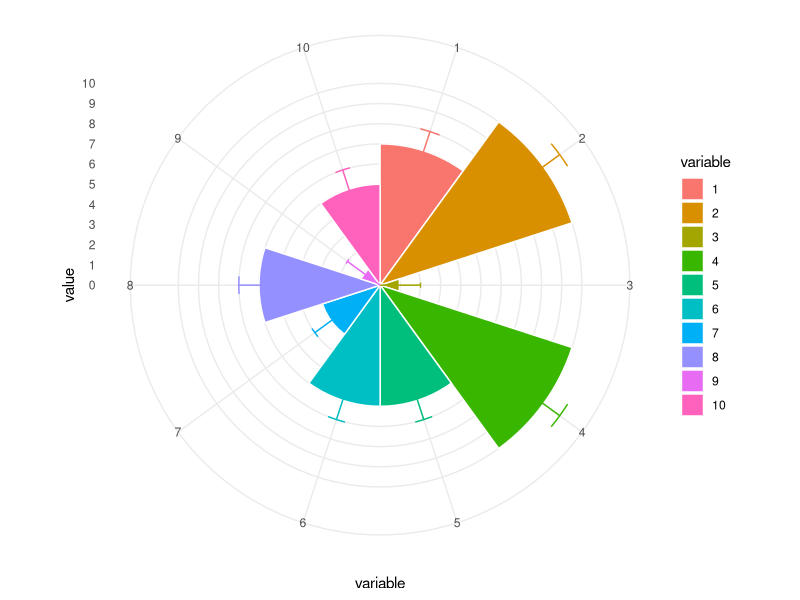
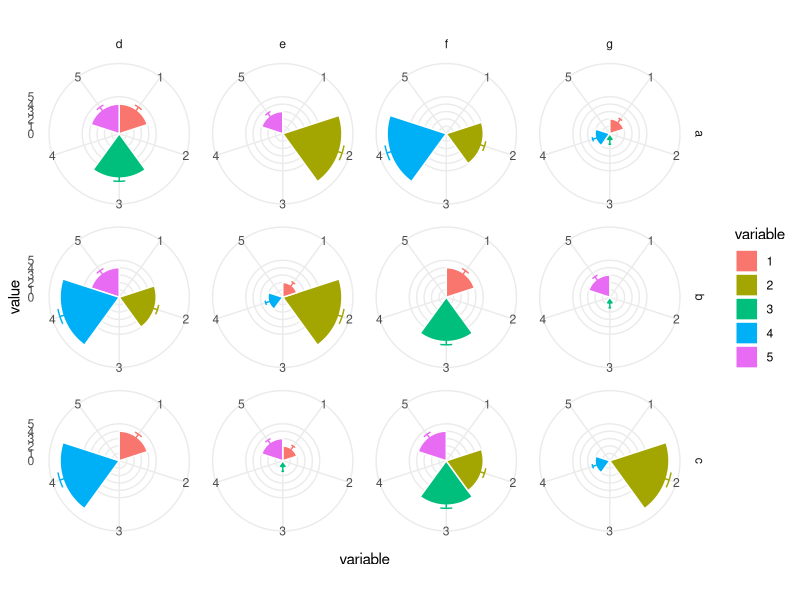
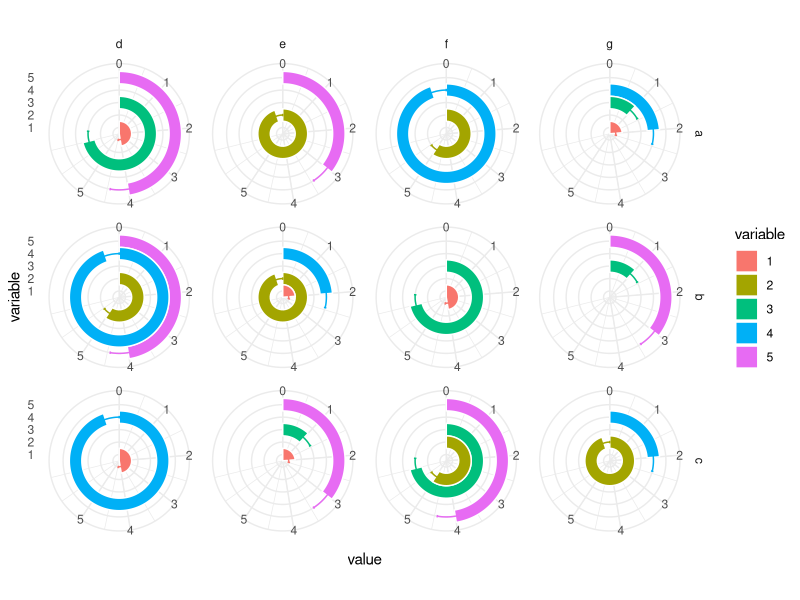
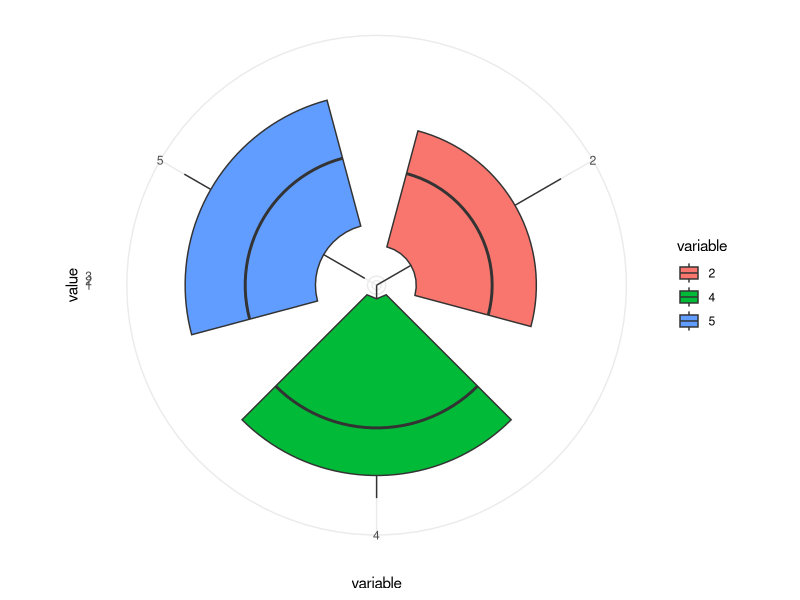
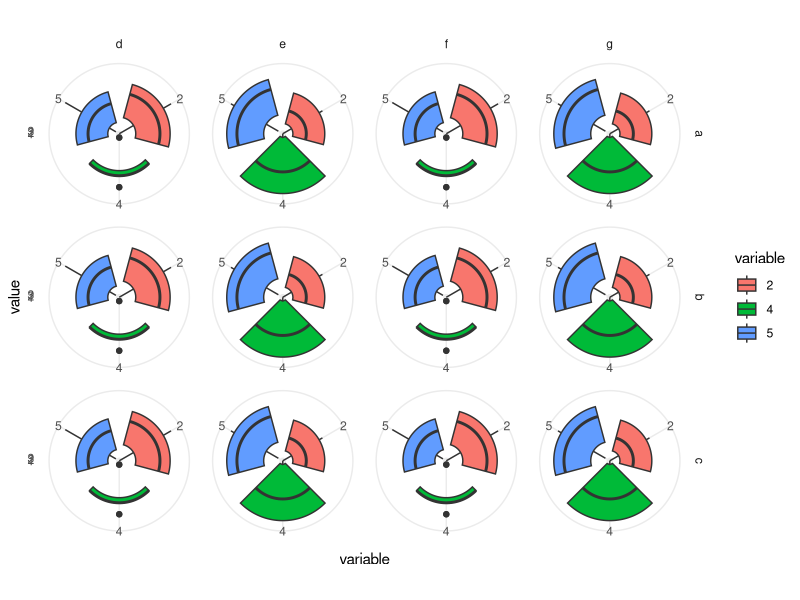
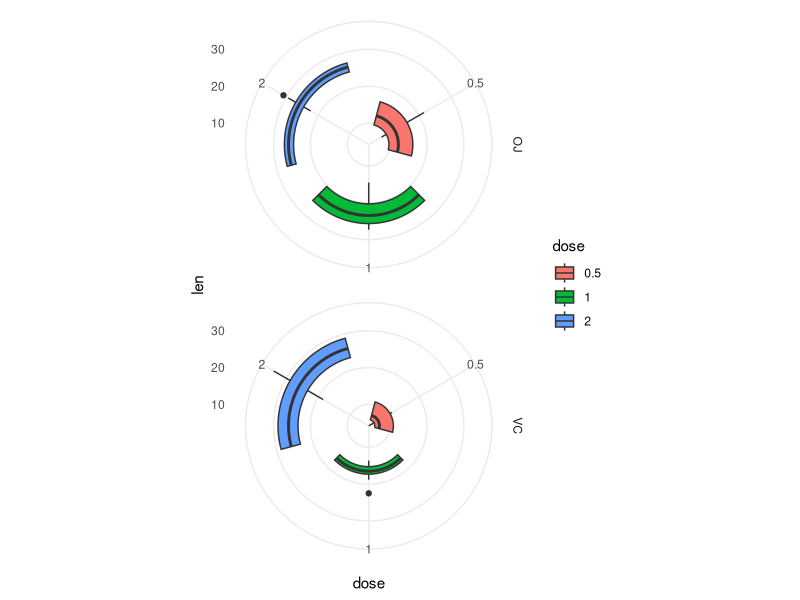
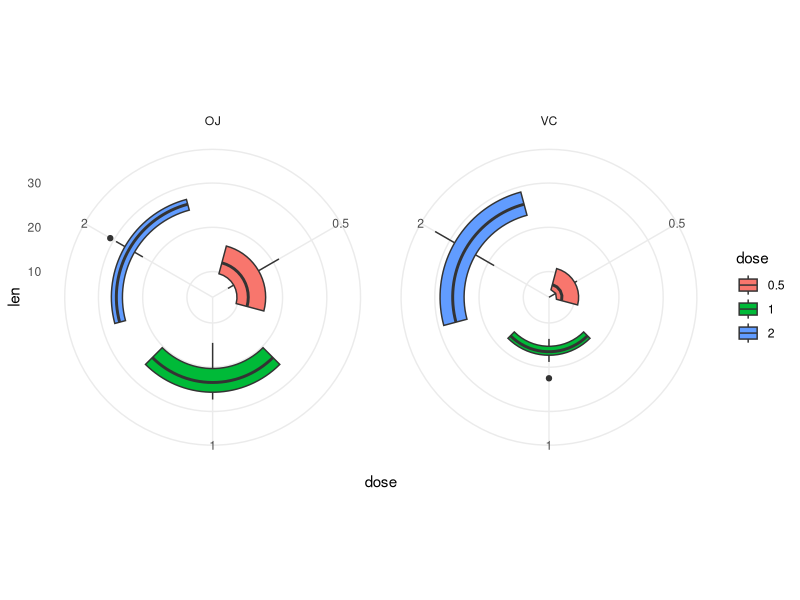
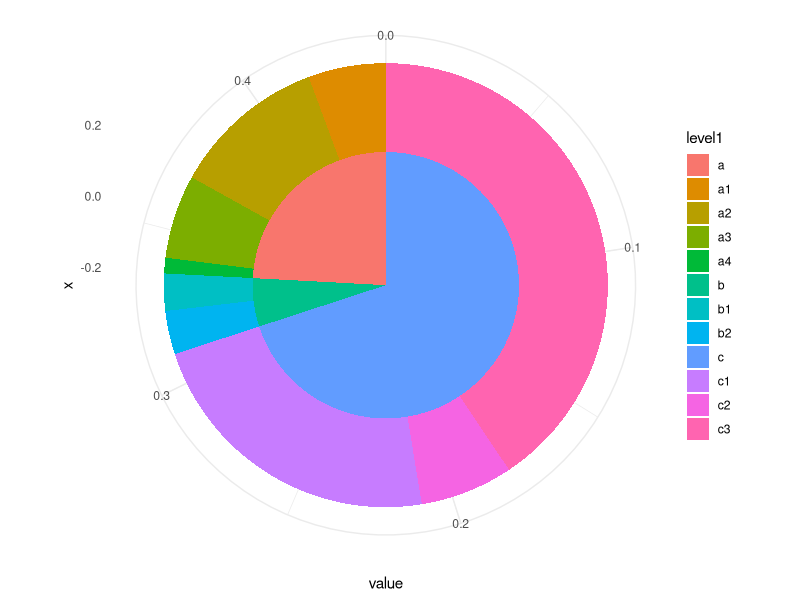

These figures' R source, in order:
## ---- chunk 1
knitr::opts_chunk$set(echo = TRUE)

library(dplyr)
library(ggplot2)
library(ggridges)
library(plyr)
library(reshape)
library(tidyverse) #tidyverse includes a number of useful packages
## ---- chunk 2
DF <- data.frame(variable = as.factor(1:10),
                 value = sample(10, replace = TRUE))
## ---- chunk 3
se <- function(x) sqrt(var(x)/length(x)) 
## ---- chunk 4
ggplot(DF, aes(variable, value, fill = variable)) +
  geom_bar(width = 1, stat = "identity", color = "white") +
  geom_errorbar(aes(ymin = value - se(DF$value), 
                    ymax = value + se(DF$value), 
                    color = variable), 
                width = .2) + 
  scale_y_continuous(breaks = 0:nlevels(DF$variable)) +
  theme_minimal() +
  coord_polar()
## ---- chunk 5
DF2 <- data.frame(name = rep(letters[1:3], length.out = 30),
                 variable = as.factor(1:5),
                 factor_variable = rep(letters[4:7], length.out = 30),
                 value = sample(10, replace = TRUE))
## ---- chunk 6
multi_plot <- ggplot(DF2, aes(variable, value, fill = variable)) +
  geom_bar(width = 1, stat = "identity", color = "white") +
  geom_errorbar(aes(ymin = value - se(DF2$value), 
                    ymax = value + se(DF2$value), 
                    color = variable), 
                width = .2) + 
  scale_y_continuous(breaks = 0:nlevels(DF2$variable)) +
  theme_minimal() +
  coord_polar()
## ---- chunk 7
# Rows are name and columns are factor_variable
multi_plot + facet_grid(name ~ factor_variable)
## ---- chunk 8
# Rows are name and columns are factor_variable
multi_plot +
  coord_polar(theta="y")+ 
  facet_grid(name ~ factor_variable)
## ---- chunk 9
DF3 <- data.frame(name = rep(letters[1:3], length.out = 600),
                  variable = as.factor(sample(5, replace = TRUE)),
                  factor_variable = rep(letters[4:7], length.out = 600),
                  variable3 = rep(letters[8:16], length.out = 600),
                  value = sample(50, replace = TRUE))
## ---- chunk 10
multi_plot <- ggplot(data = DF3, aes(x=variable, y=value, fill=variable)) +
  geom_boxplot() +
  scale_y_continuous(breaks = 0:nlevels(DF3$variable)) +
  theme_minimal() +
  coord_polar()

#call the plot
multi_plot
## ---- chunk 11
multi_plot + facet_grid(name ~ factor_variable)
## ---- chunk 12
ToothGrowth$dose <- as.factor(ToothGrowth$dose)
DF4 <- ToothGrowth
head(DF4)
## ---- chunk 13
box_plot <- ggplot(DF4, aes(x=dose, y=len, group=dose)) + 
  geom_boxplot(aes(fill=dose)) +
  theme_minimal()+
  coord_polar()
## ---- chunk 14
# 
box_plot + facet_grid(supp ~ .)
## ---- chunk 15
box_plot + facet_grid(. ~ supp)
## ---- chunk 16
DF5 <- data.frame(
  'level1'=c('a', 'a', 'a', 'a', 'b', 'b', 'c', 'c', 'c'), 
  'level2'=c('a1', 'a2', 'a3', 'a4', 'b1', 'b2', 'c1', 'c2', 'c3'), 
  'value'=c(.025, .05, .027, .005, .012, .014, .1, .03, .18))
## ---- chunk 17
ggplot(DF5, aes(y=value)) +
  geom_bar(aes(fill=level1, x=0), width=.5, stat='identity') + 
  geom_bar(aes(fill=level2, x=.25), width=.25, stat='identity') + 
  coord_polar(theta='y') + 
  theme_minimal()
## ---- chunk 18
coord_radar <- 
  function(theta = 'x', start = 0, direction = 1){
    # input parameter sanity check
    match.arg(theta, c('x', 'y'))
    
    ggproto(
      NULL, CoordPolar, 
      theta = theta, r = ifelse(theta == 'x', 'y', 'x'),
      start = start, direction = sign(direction),
      is_linear = function() TRUE)
  }
## ---- chunk 19
factor <- c(rep("A", 16), rep("B", 16))
variable <- as.factor(c(1:16))
value <- sample(c(1:10), 32, replace = T)
## ---- chunk 20
value[16] <- value[1]
value[32] <- value[17]  
## ---- chunk 21
DF6 <- data.frame(factor = factor, variable = variable, value = value)
## ---- chunk 22
ggplot(DF6, aes(as.numeric(DF6$variable), value, colour = factor)) + 
  coord_radar() +
  geom_path(size = 1.5) + scale_x_continuous(breaks = c(1:15)) +
  labs(x = "variable") + 
  theme_minimal()
## ---- chunk 23

ggplot(OrchardSprays, aes(y=decrease, x=treatment, fill=treatment))+
  geom_violin()+
  geom_boxplot(width=0.1)+
  theme(legend.position = "none")

## ---- chunk 24

ggplot(OrchardSprays, aes(x=decrease,y=treatment,fill=treatment))+
  geom_density_ridges_gradient(scale=2) + theme_ridges()+
  theme(legend.position = "none")

## ---- chunk 25
#create synthesized use data
eb_data <- data.frame(replicate(10,sample(rnorm(200, mean=1.5, sd=0.5))))
names(eb_data) <- gsub(x = names(eb_data), pattern = "X", replacement = "Use_")  
eb_data$informant <- sample(c('User_1', 'User_2', 'User_3'), 200, replace=TRUE)
eb_data$sp_name <- sample(c('s1', 's2', 's3', 's4'), 200, replace=TRUE)
eb_data$year <- sample(c('2018', '2019'), 200, replace=TRUE)
## ---- chunk 26
#reshape data for the plot
ethno_melt <- reshape::melt(eb_data, id=c("informant","year", "sp_name"))

ggplot(ethno_melt, aes(y = factor(year),  x = factor(sp_name))) +  
  geom_tile(aes(fill = value)) +  #heatmap
  scale_fill_continuous(low = "blue", high = "green") + #use model result as color
  facet_grid(informant ~ variable) + #grid by factor
 labs(fill='use') +  #legend title
  theme_minimal()+
  xlab("sp_name") + ylab("")

## ---- chunk 27

#set heat bubble parameters
heat_sq <- sample(c(rnorm (10, 5,1)), 150, replace = T)
circlefill <- heat_sq * 10 + rnorm (length (heat_sq), 0, 3)
circlesize <- heat_sq * 1.5 + rnorm (length (heat_sq), 0, 3)

#synthesize heat bubble data
D7 <- data.frame (rowv = rep (1:10, 15), columnv = rep(1:15, each = 10),
                   heat_sq, circlesize, circlefill)
## ---- chunk 28

ggplot(D7, aes(y = factor(rowv),  x = factor(columnv))) +  
  geom_tile(aes(fill = heat_sq)) +  
  scale_fill_continuous(low = "blue", high = "red")+      
  geom_point(aes(colour = circlefill,  size =circlesize))  +    
  scale_color_gradient(low = "green",   high = "yellow")+     
  scale_size(range = c(1, 20))+   
  theme_bw()

## ---- chunk 29
library(bayesplot)
## ---- chunk 30
test<- data.frame("practice 1" = rnorm(1000,8,1.5), "practice 2" = rnorm(1000,7,1), "practice 3" = rnorm(1000, 5, 0.5))
## ---- chunk 31
color_scheme_set("red")
mcmc_intervals(test,prob = 0.5,prob_outer = 0.9,point_est = "median")
## ---- chunk 32
color_scheme_set("blue")
mcmc_areas(test,prob = 0.9,point_est = "median")
## ---- chunk 33
stacked_test<- stack(test)
ggplot(stacked_test,aes(x=values,group=ind,fill=ind ))+
  geom_density(colour=NA,alpha=.5)+
  ylab("Probability density")+xlab("Yield")
## ---- chunk 34
ggplot(stacked_test,aes(x=values))+ 
  geom_histogram(data=subset(stacked_test,ind =='practice.1'),aes(fill = ind), alpha = 0.5, bins = 150)+ 
  geom_histogram(data=subset(stacked_test,ind == 'practice.2'),aes(fill = ind), alpha = 0.5, bins = 150) +
  geom_histogram(data=subset(stacked_test,ind == 'practice.3'),aes(fill = ind), alpha = 0.5, bins = 150) 
## ---- chunk 35
ob<-data.frame("variable"=c("variable 1","variable 2","variable 3","variable 4","variable 5"), 
           "Variable_Importance"=c(1,0.3,0.5,4,2), 
           "Coefficient"=c(-1.5,0.6,-0.2,2.7,0.9), 
           "Value_of_information"=c(0.5,0.01,0.6,1,0.7), stringsAsFactors = TRUE)
## ---- chunk 36
ob$Category[ob$Coefficient > 0] = "cadetblue"
ob$Category[ob$Coefficient < 0] = "firebrick"

ob$variable <- factor(ob$variable, levels = ob[order(ob$Variable_Importance),"variable"])

p <- ggplot(ob,aes(x=variable,y=Variable_Importance))+
  geom_bar(aes(fill=ob$Category),stat ="identity")+ 
  ggtitle("Variable Importance")+
  ylab("VIP scores")+
  xlab(NULL)+
  scale_fill_manual(values = c("cadetblue","firebrick","grey"))+
  theme(axis.title.y =element_text(color="black", size=10), 
        axis.text.y = element_blank(), 
        axis.ticks.y = element_blank(),
        panel.grid.major = element_blank(), 
        panel.grid.minor = element_blank(),
        plot.margin = unit(c(1,-1,1,0), "mm")) +
  geom_hline(yintercept = 1, size=0.2)+
  theme(legend.position = "none")+
  scale_y_reverse() + 
  coord_flip()

q <-  ggplot(data = ob, aes(x = ob$variable, y = ob$Value_of_information))+
  geom_bar(fill = "deepskyblue3",stat = "identity") + 
  ggtitle("Value of Information") + 
  ylab("EVPI")+ 
  xlab(NULL)+
  theme(axis.title.y = element_text(color="black", size=10), 
        axis.text.y = element_blank(), 
        axis.ticks.y = element_blank(),
        panel.grid=element_blank(),
        panel.grid.major = element_blank(), 
        panel.grid.minor = element_blank(),
        plot.margin = unit(c(1,0,1,-1), "mm")) +
  coord_flip()

g.mid <- ggplot(ob,aes(x=1,y=ob$variable))+geom_text(aes(label=ob$variable))+
  geom_segment(aes(x=0,xend=0,yend=ob$variable))+
  geom_segment(aes(x=0,xend=0,yend=ob$variable))+
  ggtitle("")+
  ylab(NULL)+
  scale_x_continuous(expand=c(0,0),limits=c(1.0,1.0))+
  theme(axis.title=element_blank(),
        panel.grid=element_blank(),
        axis.text.y=element_blank(),
        axis.ticks.y=element_blank(),
        panel.background=element_blank(),
        axis.text.x=element_text(size=10, color=NA),
        axis.ticks.x=element_line(size=10, color=NA),
        plot.margin = unit(c(1,0,1,0), "mm"))

gg1 <- ggplot_gtable(ggplot_build(p))
gg2 <- ggplot_gtable(ggplot_build(q))
gg.mid <- ggplot_gtable(ggplot_build(g.mid))
## ---- chunk 37
cowplot::plot_grid(gg1,gg.mid,gg2, ncol = 3, align = "h") 
